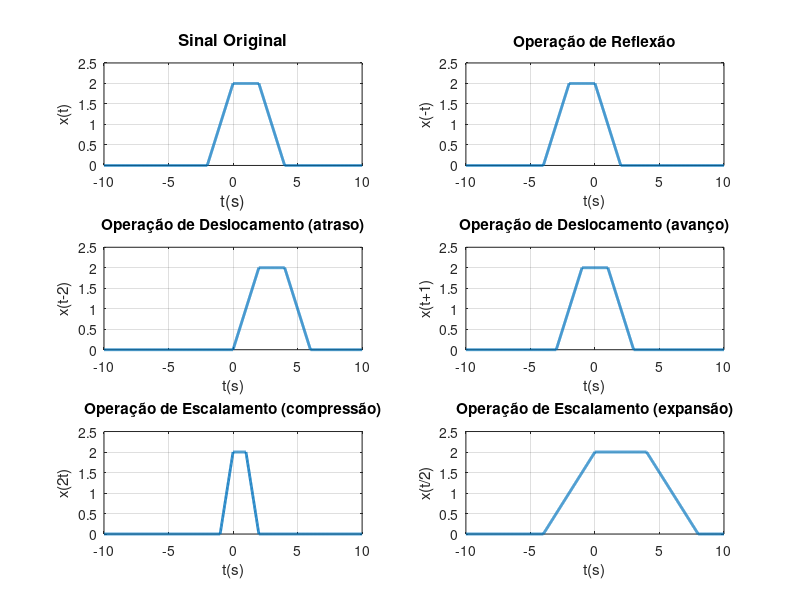

Here is the MATLAB script that generated this plot:
%Script: operacoes_sinais_continuos.m

clear all;
close all;
clc;


% eixo de tempo
t = -10:0.01:10;

% função anônima do sinal

x_t = @(t)( (t+2).*(t>=-2 & t<=0) + 2*(t>0 & t<=2) + (-t+4).*(t>2 & t<=4) );


%Deslocamento temporal
x_atraso = x_t(t-2);
x_avanco = x_t(t+1);

%Escalamento temporal
x_comp = x_t(2*t); % compressão
x_exp = x_t(t/2); % expansão


% Plotagem dos Sinais
figure;
subplot(3,2,1);
plot(t,x_t(t), 'LineWidth', 2);
ylim([0 2.5]);
grid on;
title('Sinal Original', 'FontSize', 12);
xlabel('t(s)', 'FontSize', 12);
ylabel('x(t)');

subplot(3,2,2);
plot(t,x_t(-t), 'LineWidth', 2);
ylim([0 2.5]);
grid on;
title('Operação de Reflexão');
xlabel('t(s)');
ylabel('x(-t)');

subplot(3,2,3);
plot(t,x_atraso, 'LineWidth', 2);
ylim([0 2.5]);
grid on;
title('Operação de Deslocamento (atraso)');
xlabel('t(s)');
ylabel('x(t-2)');

subplot(3,2,4);
plot(t,x_avanco, 'LineWidth', 2);
ylim([0 2.5]);
grid on;
title('Operação de Deslocamento (avanço)');
xlabel('t(s)');
ylabel('x(t+1)');

subplot(3,2,5);
plot(t,x_comp, 'LineWidth', 2);
ylim([0 2.5]);
grid on;
title('Operação de Escalamento (compressão)');
xlabel('t(s)');
ylabel('x(2t)');

subplot(3,2,6);
plot(t,x_exp, 'LineWidth', 2);
ylim([0 2.5]);
grid on;
title('Operação de Escalamento (expansão)');
xlabel('t(s)');
ylabel('x(t/2)');
